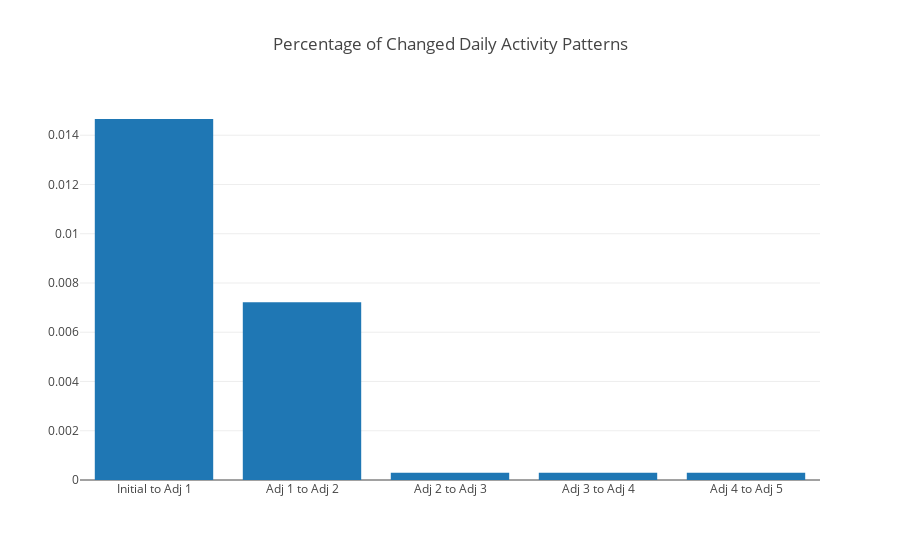

Write notebook code for a chart like this one.
### Code cell
dap_changes = pd.DataFrame()
total = len(idap)

counter = 0
for ix, row in idap.iterrows():
    if row['PREDICTION'] != row['PREDICTION_ADJ']:
        counter += 1
dap_changes = dap_changes.append(pd.DataFrame(['Initial to Adj 1', counter/total]).T)

counter = 0
for ix, row in idap.iterrows():
    if row['PREDICTION_ADJ'] != row['PREDICTION_ADJ_2']:
        counter += 1
dap_changes = dap_changes.append(pd.DataFrame(['Adj 1 to Adj 2', counter/total]).T)

counter = 0
for ix, row in idap.iterrows():
    if row['PREDICTION_ADJ_2'] != row['PREDICTION_ADJ_3']:
        counter += 1
dap_changes = dap_changes.append(pd.DataFrame(['Adj 2 to Adj 3', counter/total]).T)

counter = 0
for ix, row in idap.iterrows():
    if row['PREDICTION_ADJ_3'] != row['PREDICTION_ADJ_4']:
        counter += 1
dap_changes = dap_changes.append(pd.DataFrame(['Adj 3 to Adj 4', counter/total]).T)

counter = 0
for ix, row in idap.iterrows():
    if row['PREDICTION_ADJ_4'] != row['PREDICTION_ADJ_5']:
        counter += 1
dap_changes = dap_changes.append(pd.DataFrame(['Adj 4 to Adj 5', counter/total]).T)

dap_changes.columns = ['Phase', 'Change Count']
dap_changes.reset_index(inplace=True)
init_notebook_mode(connected=True)
trace1 = go.Bar(
            x=dap_changes['Phase'],
            y=dap_changes['Change Count']
) 

data = [trace1]
layout = go.Layout(
    title='Percentage of Changed Daily Activity Patterns'
)

fig = go.Figure(data=data, layout=layout)
iplot(fig)

### Figure 1 — Plotly figure (JSON) as saved in the notebook; plotly's stock layout.template omitted (floating-point values rounded to 4 significant figures)
{"data": [{"type": "bar", "x": ["Initial to Adj 1", "Adj 1 to Adj 2", "Adj 2 to Adj 3", "Adj 3 to Adj 4", "Adj 4 to Adj 5"], "y": [0.01466, 0.007218, 0.0002976, 0.0002976, 0.0002976]}], "layout": {"title": "Percentage of Changed Daily Activity Patterns"}}
